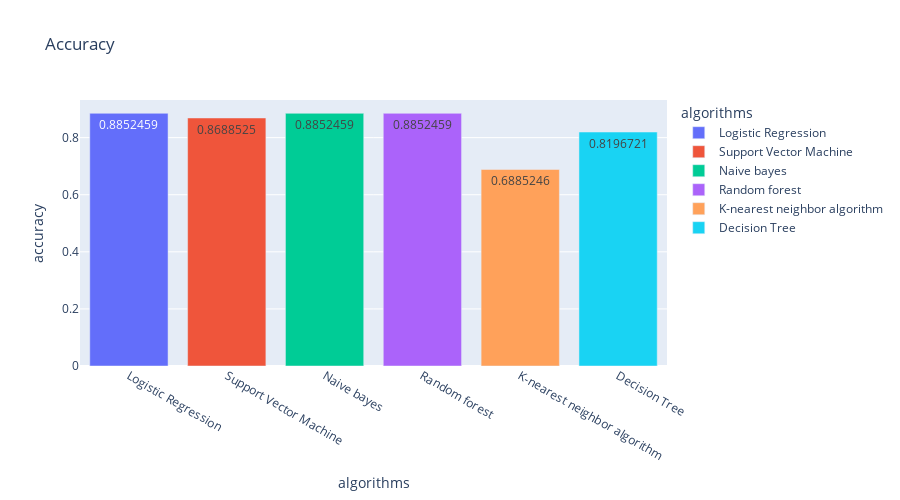

Write notebook code for a chart like this one.
### Code cell
fig = px.bar(df_algorithms,
             x='algorithms',
             y='accuracy',
             title='Accuracy',
             color='algorithms',
             text_auto=True,
             hover_data={'accuracy': ':.16r'},
             height=500,
             width=900)
fig.show()

### Figure 1 — Plotly figure (JSON) as saved in the notebook; plotly's stock layout.template omitted (floating-point values rounded to 4 significant figures)
{"data": [{"alignmentgroup": "True", "hovertemplate": "algorithms=%{x}<br>accuracy=%{y:.16r}<extra></extra>", "legendgroup": "Logistic Regression", "marker": {"color": "#636efa", "pattern": {"shape": ""}}, "name": "Logistic Regression", "offsetgroup": "Logistic Regression", "orientation": "v", "showlegend": true, "textposition": "auto", "texttemplate": "%{y}", "type": "bar", "x": ["Logistic Regression"], "xaxis": "x", "y": [0.8852], "yaxis": "y"}, {"alignmentgroup": "True", "hovertemplate": "algorithms=%{x}<br>accuracy=%{y:.16r}<extra></extra>", "legendgroup": "Support Vector Machine", "marker": {"color": "#EF553B", "pattern": {"shape": ""}}, "name": "Support Vector Machine", "offsetgroup": "Support Vector Machine", "orientation": "v", "showlegend": true, "textposition": "auto", "texttemplate": "%{y}", "type": "bar", "x": ["Support Vector Machine"], "xaxis": "x", "y": [0.8689], "yaxis": "y"}, {"alignmentgroup": "True", "hovertemplate": "algorithms=%{x}<br>accuracy=%{y:.16r}<extra></extra>", "legendgroup": "Naive bayes", "marker": {"color": "#00cc96", "pattern": {"shape": ""}}, "name": "Naive bayes", "offsetgroup": "Naive bayes", "orientation": "v", "showlegend": true, "textposition": "auto", "texttemplate": "%{y}", "type": "bar", "x": ["Naive bayes"], "xaxis": "x", "y": [0.8852], "yaxis": "y"}, {"alignmentgroup": "True", "hovertemplate": "algorithms=%{x}<br>accuracy=%{y:.16r}<extra></extra>", "legendgroup": "Random forest", "marker": {"color": "#ab63fa", "pattern": {"shape": ""}}, "name": "Random forest", "offsetgroup": "Random forest", "orientation": "v", "showlegend": true, "textposition": "auto", "texttemplate": "%{y}", "type": "bar", "x": ["Random forest"], "xaxis": "x", "y": [0.8852], "yaxis": "y"}, {"alignmentgroup": "True", "hovertemplate": "algorithms=%{x}<br>accuracy=%{y:.16r}<extra></extra>", "legendgroup": "K-nearest neighbor algorithm", "marker": {"color": "#FFA15A", "pattern": {"shape": ""}}, "name": "K-nearest neighbor algorithm", "offsetgroup": "K-nearest neighbor algorithm", "orientation": "v", "showlegend": true, "textposition": "auto", "texttemplate": "%{y}", "type": "bar", "x": ["K-nearest neighbor algorithm"], "xaxis": "x", "y": [0.6885], "yaxis": "y"}, {"alignmentgroup": "True", "hovertemplate": "algorithms=%{x}<br>accuracy=%{y:.16r}<extra></extra>", "legendgroup": "Decision Tree", "marker": {"color": "#19d3f3", "pattern": {"shape": ""}}, "name": "Decision Tree", "offsetgroup": "Decision Tree", "orientation": "v", "showlegend": true, "textposition": "auto", "texttemplate": "%{y}", "type": "bar", "x": ["Decision Tree"], "xaxis": "x", "y": [0.8197], "yaxis": "y"}], "layout": {"barmode": "relative", "height": 500, "legend": {"title": {"text": "algorithms"}, "tracegroupgap": 0}, "title": {"text": "Accuracy"}, "width": 900, "xaxis": {"anchor": "y", "categoryarray": ["Logistic Regression", "Support Vector Machine", "Naive bayes", "Random forest", "K-nearest neighbor algorithm", "Decision Tree"], "categoryorder": "array", "domain": [0, 1], "title": {"text": "algorithms"}}, "yaxis": {"anchor": "x", "domain": [0, 1], "title": {"text": "accuracy"}}}}
